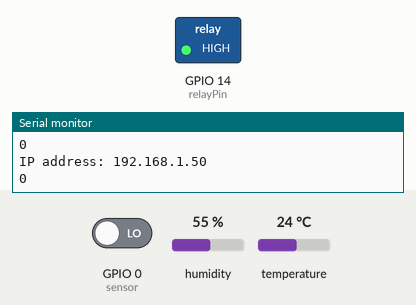
This sketch was run on a simulated ESP32. Parts: switched loads named in the sketch (green lamp = pin HIGH), the last lines printed to the serial monitor. The inputs (shaded band) are chosen by the test bench; at power-on: GPIO 0 (sensor) LOW, humidity 55 %, temperature 24 °C. WiFi joins after 1.5 s; servers stay silent unless stated.

Above: at 2.7 s.
2.8 s: GPIO 0 (sensor) driven HIGH
At 4.3 s:
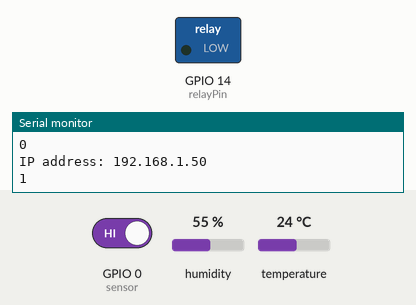
Timing chart, 0 to 5.8 s (numbered marks = the images above; inputs shaded):
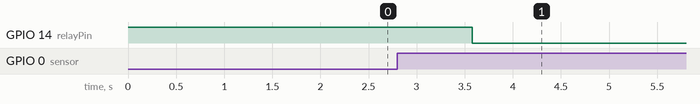

Measured:
- after the input at 2.8 s, GPIO 14 (relayPin): HIGH → LOW after 0.78 s

The sketch:

SMP_BIT_3B_App.ino
```cpp
#include <WiFi.h>
#include <WiFiClient.h>
#include <WebServer.h>
#include <dht11.h>

#include "index.h"  //Web page header file

WebServer server(80); //default port for the local IP

//Declare objects
dht11 DHT11;
int sensor = 0;
int DHT11PIN = 13;
#define relayPin 14

//Enter your SSID and PASSWORD
const char* ssid     = "IDreamMusic";
const char* password = "musiclover";

int sensorVal; // soil moisture sensor value
String soilAnalog; // app returns string value
float h; //holds the humidity value
float t; //holds the temperature value
int waterPlant = 0; //this declaration doesn't need
String pumpString = "ON"; //send to app if the pump was on or off

void setup(void){
  Serial.begin(115200); //baud rate for the serial monitor
  pinMode(sensor, INPUT); //soil sensor mode for input mode
  pinMode(relayPin, OUTPUT); //relay for output mode
  digitalWrite(relayPin, HIGH); //relay to off = LOW for ON the pump
  Serial.println("Booting Sketch...");
//ESP32 connects to your wifi -----------------------------------
  WiFi.mode(WIFI_STA); //Connect your wifi = WFIF_STA means set the esp32 to connect wifi
  WiFi.begin(ssid, password); // your wifi credentials was begin

  Serial.println("Connecting to ");
  Serial.print(ssid); // display on the serial monitor, what is the name of your WIFI

  //Wait for WiFi to connect
  while(WiFi.waitForConnectResult() != WL_CONNECTED){
      Serial.print(".");
      delay(500);
    }

  //If connection successful show IP address in serial monitor
  Serial.println("");
  Serial.print("Connected to ");
  Serial.println(ssid);//bdw you can only see this if you open your serial monitor do not forget the baudrate
  Serial.print("IP address: "); // here you can see what is your IP address and copy thay addres to your app and input that IP.
  Serial.println(WiFi.localIP());  //IP address assigned to your ESP32
//----------------------------------------------------------------

  server.on("/", handleRoot);      //This is display page
  server.on("/readTemp", handleTemp);//To get update of Temperature Value only

  server.on("/", handleRoot);      //This is display page
  server.on("/readHum", handleHum);//To get update of Humidity Value only

  server.on("/", handleRoot);      //This is display page
  server.on("/readPump", handlePump);//To get update of Pump if it is ON or OFF

  server.on("/", handleRoot);      //This is display page
  server.on("/readSoil", handleSoil);//To get update of Soil moisture Value only

  server.begin(); //Start server
  Serial.println("HTTP server started");
}
//===============================================================
// This routine is executed when you open its IP in browser
//===============================================================
void loop(void){
  server.handleClient();
  Serial.print("IP address: ");
  Serial.println(WiFi.localIP()); // displays the IP address
  sensorVal = digitalRead(sensor); // reading the soil sensor value
  Serial.println(sensorVal); // display the value of the soil sensor
  int chk = DHT11.read(DHT11PIN); // read the DHT11 sensor value
  sensorVal = digitalRead(sensor);
  h = DHT11.humidity; // read the humidity value
  t = DHT11.temperature; // read the temperature value

  //if the soil is dry then execute this statement
  if(sensorVal == 1) {
    //Serial.println("Watering the plant");
    digitalWrite(relayPin, LOW);
    pumpString = "ON"; // send this string to app
    soilAnalog = "DRY"; //send this string to app
    delay(5000);
  //if not then execute this statement
  }else {
    //Serial.println("does not need water");
    digitalWrite(relayPin, HIGH);
    pumpString = "OFF";
    soilAnalog = "WET";
  }
  delay(1000);
}


//===============================================================
// This routine is executed when you open its IP in browser
//===============================================================
void handleRoot() {
 String s = MAIN_page; //Read HTML contents
 server.send(200, "text/html", s); //Send web page
}


void handleHum() {
  String humVal = String(h); //updated the humidity value and assign it to string.
  server.send(200, "text/plane", humVal); //Send humidity value only to client ajax request
}

void handleTemp() {
  String tempVal = String(t); //updated the temperature value and assign it to string.
  server.send(200, "text/plane", tempVal); //Send temperature value only to client ajax request
}

void handlePump() {
  String pumpVal = pumpString; //updated the pump
  server.send(200, "text/plane", pumpVal); //Send pump string only to client ajax request
}

void handleSoil() {
  String soilVal = soilAnalog; //updated the soil moisture
  Serial.println("Temperature: "+ String(t)); //it will display this in the serial monitor
  Serial.println("Humidity: "+ String(h));
  Serial.println("Soil Moisture Sensor: "+ String(soilAnalog));
  Serial.println("Water Pump: "+ pumpString);
  server.send(200, "text/plane", soilVal); //Send soil moisture value only to client ajax request
}
```

index.h
```cpp
const char MAIN_page[] PROGMEM = R"=====(
<!DOCTYPE html>
<html>
<style>
.cardPump{
    max-width: 400px;
     min-height: 10px;
     color: #000000;
     text-align: center;
}

.cardTempandHum{
     max-width: 400px;
     min-height: 50px;
     display: flex;
     justify-content: space-between;

}

.cardTemp{
    max-width: 400px;
     width: 45%;
     min-height: 50px;
     color: #0000FF;
     text-align: center;
     align-content: left;

}

#valuePump{
	color: #FF0000;
}

#valueTemp{
	color: #FFA500;
}

#valueHum{
	color: #FFA500;
}

.cardHum{
	 width: 45%;
     max-width: 400px;
     min-height: 50px;
     color: #0000FF;
     text-align: center;
     align-content: right;

}

.cardSoil{
    max-width: 400px;
     min-height: 50px;
     color: #00FF00;
     text-align: center;
}


</style>
<body>
<div class="cardPump">
  <h2>Water Pump</h2>
  <h3><span id="valuePump">OFF</span></h3>
</div>

<div class="cardTempandHum">
	<div class="cardTemp">
	  <h2>Temperature°C</h2>
  <h3><span id="valueTemp">36.3</span></h3>
	</div>

	<div class="cardHum">
	  <h2>Humidity °</h2>
  <h3><span id="valueHum">25.4</span></h3>
	</div>
</div>

<div class="cardSoil">
  <h2 style="background: gray;">Soil Moisture Sensor</h2>
  <h3><span id="valueSoil">DRY</span></h3>
</div>

<script>


setInterval(function() {
  // Call a function repetatively with 2 Second interval
  getTemp();
  getHum();
  getSoil();
  getPump();
}, 1000); //2000mSeconds update rate // HERE DELAY

function getTemp() {
  var xhttp = new XMLHttpRequest();
  xhttp.onreadystatechange = function() {
    if (this.readyState == 4 && this.status == 200) {
      document.getElementById("valueTemp").innerHTML =
      this.responseText;
      window.AppInventor.setWebViewString("" + this.responseText);  // RESPUESTA A CadenaDeWebView
    }
  };
  xhttp.open("GET", "readTemp", true);
  xhttp.send();
}

function getHum() {
  var xhttp = new XMLHttpRequest();
  xhttp.onreadystatechange = function() {
    if (this.readyState == 4 && this.status == 200) {
      document.getElementById("valueHum").innerHTML =
      this.responseText;
      window.AppInventor.setWebViewString("" + this.responseText);  // RESPUESTA A CadenaDeWebView
    }
  };
  xhttp.open("GET", "readHum", true);
  xhttp.send();
}

function getSoil() {
  var xhttp = new XMLHttpRequest();
  xhttp.onreadystatechange = function() {
    if (this.readyState == 4 && this.status == 200) {
      document.getElementById("valueSoil").innerHTML =
      this.responseText;
      window.AppInventor.setWebViewString("" + this.responseText);  // RESPUESTA A CadenaDeWebView
    }
  };
  xhttp.open("GET", "readSoil", true);
  xhttp.send();
}

function getPump() {
  var xhttp = new XMLHttpRequest();
  xhttp.onreadystatechange = function() {
    if (this.readyState == 4 && this.status == 200) {
      document.getElementById("valuePump").innerHTML =
      this.responseText;
      window.AppInventor.setWebViewString("" + this.responseText);  // RESPUESTA A CadenaDeWebView
    }
  };
  xhttp.open("GET", "readPump", true);
  xhttp.send();
}
</script>
</body>
</html>
)=====";
```
